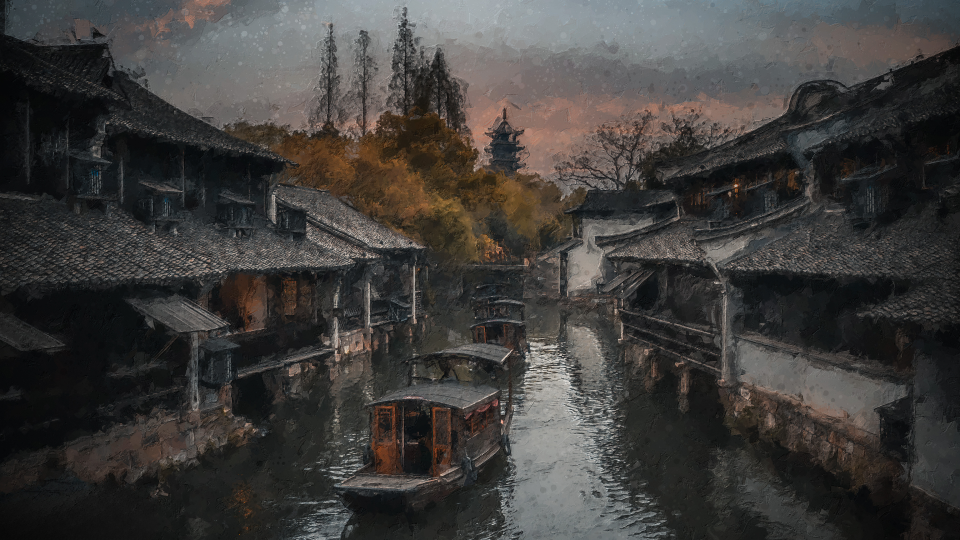
#> input picture wallpaint/wallhaven-rq75r7_1920x1080.png, 1920 x 1080 px (shown at 1/2 size)
$ python main.py
#> lines starting #> are read from the running program, lines starting #| are printed output that depends on the picture
from PIL import Image, ImageDraw, ImageFont

"""
 _____  ___  ___  ___
/__   \/___\/   \/___\_
  / /\//  // /\ //  /(_)
 / / / \_// /_// \_// _
 \/  \___/___,'\___/ (_)

* automatic text measure
* nice font rendering
* setting os wallpaper
* image resizing
* nicer api
* rewriting to something portable (like C)
* tty formating
* something else
"""

class Wallpaint:
    def __init__(self, image, font):
        self.wp = image
        self.font = font
        self.fl = Image.new("RGBA", image.size, (0, 0, 0, 0))
        self.ctx = ImageDraw.Draw(self.fl)

    def rect(self,x,y,w,h,fill):
        self.ctx.rectangle([(x,y),(x+w,y+h)], fill = fill, width=0)

    def out(self):
        o = Image.alpha_composite(self.wp, self.fl).convert("RGB")
        return o

def CalendarWidget(wp, x, y):
    # temp :)
    cal = """
      July 2025
Su Mo Tu We Th Fr Sa
       1  2  3  4  5
 6  7  8  9 10 11 12
13 14 15 16 17 18 19
20 21 22 23 24 25 26
27 28 29 30 31
"""

    wp.rect(x, y, 250, 200, (0,0,0,128))
    #ikr, font rendering sucks :{
    wp.ctx.fontmode="1"
    wp.ctx.text((x + 10, y + 10), cal, font=wp.font, fill=(255, 255, 255, 128))

def NoteWidget(wp, x, y, notes):
    wp.rect(x, y, 250, 200, (0,0,0,128))
    wp.ctx.fontmode="1"
    for i, note in enumerate(notes):
        wp.ctx.text((x + 10 , y + 10 + (i*20)), "* " + note, font=wp.font, fill=(255, 255, 255, 128))

def WeatherWidget(wp,x,y):
    aaa = R"""
Weather report: Hell

     \  /       Partly cloudy
   _ /"".-.     20 °C
     \_(   ).   ↘ 4 km/h
     /(___(__)  10 km
                0.1 mm
"""
    wp.rect(x, y, 520, 200, (0,0,0,128))
    #ikr, font rendering sucks :{
    wp.ctx.fontmode="1"
    wp.ctx.text((x + 10, y + 10), aaa, font=wp.font, fill=(255, 255, 255, 128))

wp = Wallpaint(Image.open("wallhaven-rq75r7_1920x1080.png"), ImageFont.truetype("consola.ttf", 20))
#> in __init__, self.wp is the input picture: PIL image 1920x1080 RGBA; mean R, G, B, A 63, 61.1, 59.3, 255
#> in __init__, `self.fl = Image.new("RGBA", image.size, (0, 0, 0, 0))`: self.fl: PIL image 1920x1080 RGBA; every value is 0


CalendarWidget(wp, 300, 300)
NoteWidget(wp, 600,600, ["eat cake", "sleep", "go outside"])
WeatherWidget(wp, 1000, 300)

wp.out().save("out.png")
#> in out, `o = Image.alpha_composite(self.wp, self.fl).convert("RGB")`:
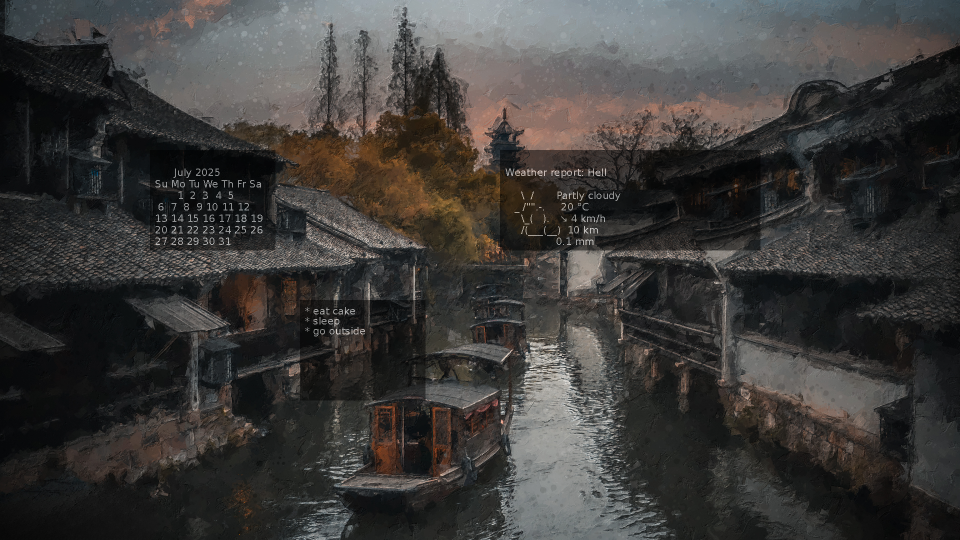
#> o: PIL image 1920x1080 RGB (shown at 1/2 size); mean R, G, B 60.6, 58.9, 57.2
